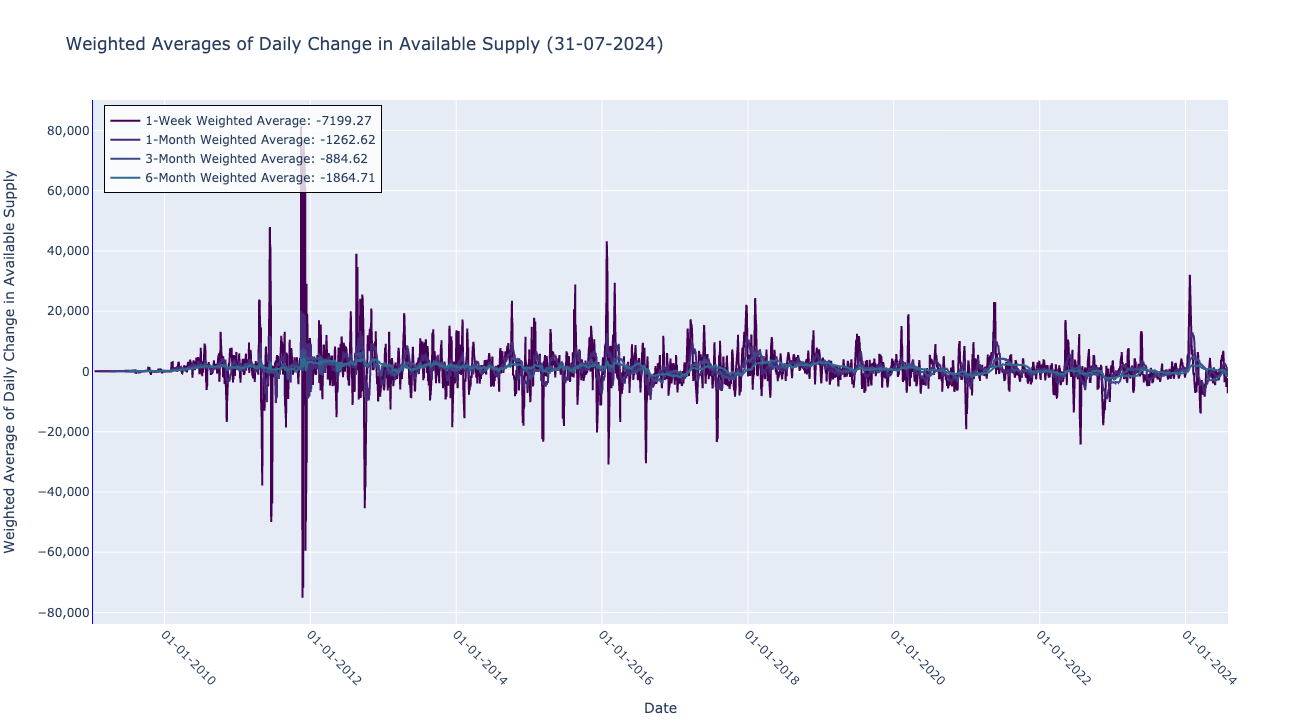

Generate this figure with Python:
import pandas as pd
import plotly.graph_objects as go
import plotly.express as px

# Laad de nieuwe data
available_supply_data = pd.read_csv('available_supply_2024.csv')

# Zorg ervoor dat de 'date' kolom wordt herkend als een datetime object
available_supply_data['date'] = pd.to_datetime(available_supply_data['date'])

# Bereken de dagelijkse verandering in de available supply
available_supply_data['daily_change'] = available_supply_data['available_supply'].diff()

# Bereken het gewogen gemiddelde voor 1 week, 1 maand, 3 maanden en 6 maanden op basis van de dagelijkse verandering
available_supply_data.set_index('date', inplace=True)
weighted_1w = available_supply_data['daily_change'].rolling(window=7, min_periods=7).mean()
weighted_1m = available_supply_data['daily_change'].rolling(window=30, min_periods=30).mean()
weighted_3m = available_supply_data['daily_change'].rolling(window=90, min_periods=90).mean()
weighted_6m = available_supply_data['daily_change'].rolling(window=180, min_periods=180).mean()

# Zet de index terug naar een kolom
available_supply_data.reset_index(inplace=True)

# Voeg de gewogen gemiddelden toe aan de dataframe
available_supply_data['weighted_1w'] = weighted_1w.values
available_supply_data['weighted_1m'] = weighted_1m.values
available_supply_data['weighted_3m'] = weighted_3m.values
available_supply_data['weighted_6m'] = weighted_6m.values

# Haal de laatste waardes op voor de titel (een dag terug)
latest_date = available_supply_data['date'].iloc[-2].strftime('%d-%m-%Y')
latest_1w = available_supply_data['weighted_1w'].iloc[-2]
latest_1m = available_supply_data['weighted_1m'].iloc[-2]
latest_3m = available_supply_data['weighted_3m'].iloc[-2]
latest_6m = available_supply_data['weighted_6m'].iloc[-2]

# Creëer de interactieve grafiek met Plotly
fig = go.Figure()

# Viridis kleuren
colors = px.colors.sequential.Viridis

# Voeg het gewogen gemiddelde van 1 week toe
fig.add_trace(go.Scatter(
    x=available_supply_data['date'],
    y=available_supply_data['weighted_1w'],
    mode='lines',
    name=f'1-Week Weighted Average: {latest_1w:.2f}',
    line=dict(color=colors[0])
))

# Voeg het gewogen gemiddelde van 1 maand toe
fig.add_trace(go.Scatter(
    x=available_supply_data['date'],
    y=available_supply_data['weighted_1m'],
    mode='lines',
    name=f'1-Month Weighted Average: {latest_1m:.2f}',
    line=dict(color=colors[1])
))

# Voeg het gewogen gemiddelde van 3 maanden toe
fig.add_trace(go.Scatter(
    x=available_supply_data['date'],
    y=available_supply_data['weighted_3m'],
    mode='lines',
    name=f'3-Month Weighted Average: {latest_3m:.2f}',
    line=dict(color=colors[2])
))

# Voeg het gewogen gemiddelde van 6 maanden toe
fig.add_trace(go.Scatter(
    x=available_supply_data['date'],
    y=available_supply_data['weighted_6m'],
    mode='lines',
    name=f'6-Month Weighted Average: {latest_6m:.2f}',
    line=dict(color=colors[3])
))

# Werk de layout bij met lineaire y-as en nieuwe titel
fig.update_layout(
    title=f'Weighted Averages of Daily Change in Available Supply\n({latest_date})',
    xaxis_title='Date',
    yaxis_title='Weighted Average of Daily Change in Available Supply',
    yaxis=dict(
        showgrid=True,
        tickformat=',.0f',
        linecolor='blue'
    ),
    xaxis=dict(
        tickformat='%d-%m-%Y',
        tickangle=45
    ),
    legend=dict(
        x=0.01,  # Legenda meer naar links
        y=0.99,  # Legenda meer omhoog
        bgcolor='rgba(255, 255, 255, 0.8)',
        bordercolor='Black',
        borderwidth=1
    )
)

# Toon de interactieve grafiek
fig.show()
